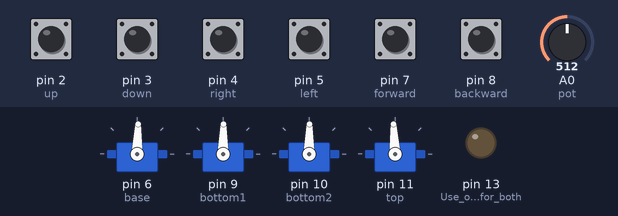
A sketch run on a simulated Arduino Uno, built with avr-gcc and run on an emulated ATmega328P. Parts: 4 × servo, output pins drawn as LEDs (lit = HIGH). Dashed ring = blinking. The test bench sets the inputs (shaded band); at power-on: pin 2 (up), pin 3 (down), pin 4 (right), pin 5 (left), pin 7 (forward), pin 8 (backward) HIGH, A0 (pot) = 512.

Above: at 1.2 s.
1.3 s: pin 2 (up) pulled LOW for 0.15 s
At 1.36 s:
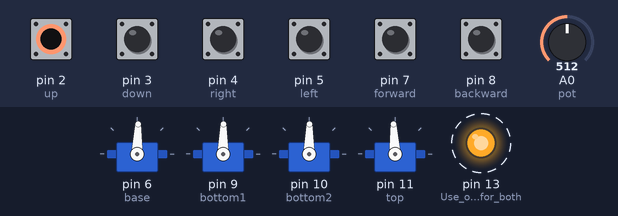
4.3 s: pin 3 (down) pulled LOW for 0.15 s
At 7.2 s:
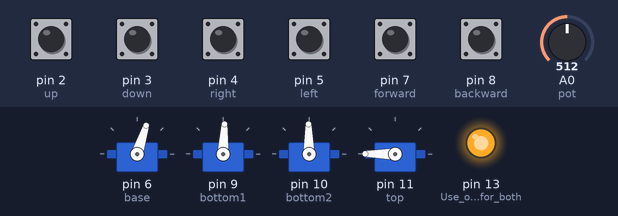
7.3 s: pin 4 (right) pulled LOW for 0.15 s
At 9.0 s:
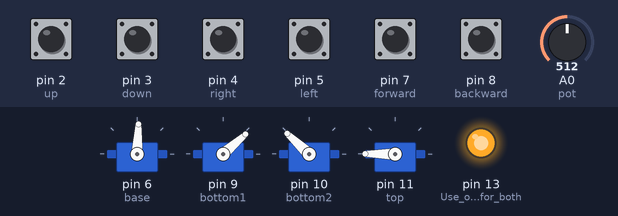
10.3 s: pin 5 (left) pulled LOW for 0.15 s
At 10.95 s:
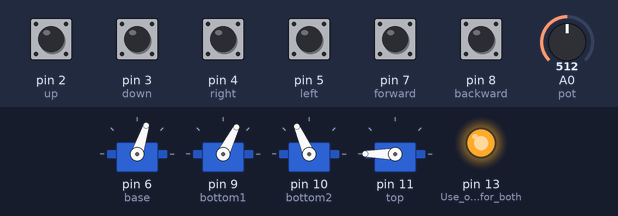
13.3 s: pin 7 (forward) pulled LOW for 0.15 s
At 15.0 s:
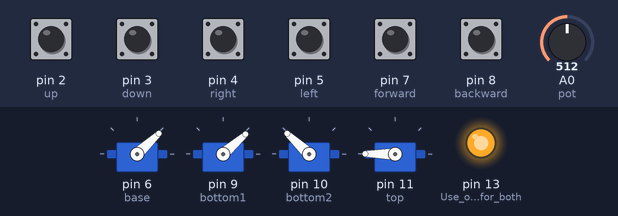
16.3 s: pin 3 (down) pulled LOW for 1 s
At 18.2 s:
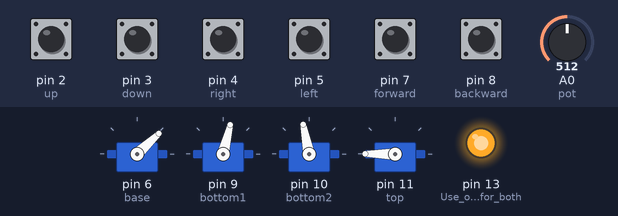
Timing chart, 0 to 19.7 s (numbered marks = the images above; inputs shaded):
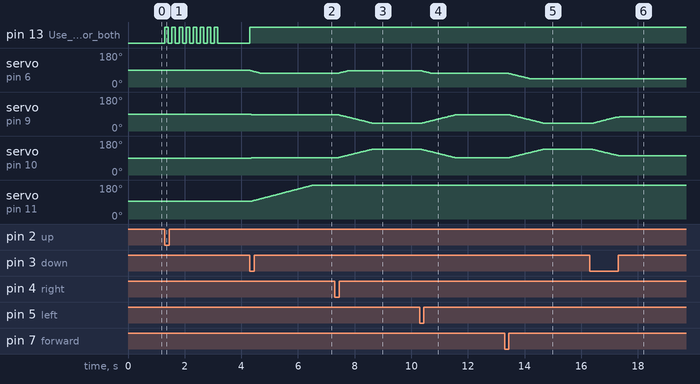

The sketch:

servo_position_angle_finder.ino
```cpp
#include <Servo.h>

// Joint offsets
double _joint2_x; double _joint2_y; double _joint2_z;
double _joint3_x; double _joint3_y; double _joint3_z;
double _end_x; double _end_y; double _end_z;
// Arm length
double _arm1length; double _arm2length; double _totalXOffset;
// Array to hold angles or position
double angleorposition[3];

// Servos
Servo base; // Pin 6
Servo bottom1; // Pin 9
Servo bottom2; // Pin 10
Servo top; // Pin 11

// Servo min, max and center positions in microseconds
// Will not be the exact for the arm being used - just for testing
int baseMin = 525; int baseMax = 2375; int baseCenter = 1450;
int bottom1Min = 510; int bottom1Max = 2409; int bottom1Center = 1459;
// bottom2 min and max are reversed because it is moving the opposite way of bottom1
int bottom2Min = 2409; int bottom2Max = 510; int bottom2Center = 1460;
int topMin = 510; int topMax = 2466; int topCenter = 1498;

// Potentiometer for move amount
int pot = A0;

// Buttons
int up = 2;
int down = 3;
int right = 4;
int left = 5;
int forward = 7;
int backward = 8;

// Alarm led - tells if goal is unable to be reached
int alarmLED = 12;
// Move led - tells that arm is being moved, and buttons will not work
int moveLED = 13;

// Current position
double current_x;
double current_y;
double current_z;

// Target position
double target_x;
double target_y;
double target_z;

// Move amount in mm
double move_amount = 1;

void setup() {
  // Set up servos
  base.attach(6);
  base.writeMicroseconds(baseCenter);
  bottom1.attach(9);
  bottom1.writeMicroseconds(bottom1Center);
  bottom2.attach(10);
  bottom2.writeMicroseconds(bottom2Center);
  top.attach(11);
  top.writeMicroseconds(topCenter);

  // Determine the current position of the arm
  int base_deg = baseMicroDeg(base.readMicroseconds());
  int bottom1_deg = bottom1MicroDeg(bottom1.readMicroseconds());
  int top_deg = topMicroDeg(top.readMicroseconds());

  // Set up buttons
  pinMode(up, INPUT_PULLUP);
  pinMode(down, INPUT_PULLUP);
  pinMode(right, INPUT_PULLUP);
  pinMode(left, INPUT_PULLUP);
  pinMode(forward, INPUT_PULLUP);
  pinMode(backward, INPUT_PULLUP);

  // Set up leds
  // pinMode(alarmLED, OUTPUT);
  // pinMode(moveLED, OUTPUT);
  pinMode(13, OUTPUT); // Use onboard LED for both alarm and move indication

  // Set the position of the arm joints
  // Will not be the exact for the arm being used - just for testing
  setJointOffsets(0,0,0, // Joint 1-2
                  36.2,0,119.2, // Joint 2-3
                  0,0,127.5); // Joint 3-end

  determinePosition(base_deg, bottom1_deg, top_deg);
  current_x = angleorposition[0];
  target_x = angleorposition[0];
  current_y = angleorposition[1];
  target_y = angleorposition[1];
  current_z = angleorposition[2];
  target_z = angleorposition[2];

  angleorposition[0] = 0;
  angleorposition[1] = 0;
  angleorposition[2] = 0;

  Serial.begin(9600);
}

void loop() {
  // Read the potentiometer value and calculate move_amount
  static int lastPotValue = -1; // Store the last potentiometer value
  int potValue = analogRead(pot);

  // Update move_amount only if the potentiometer value changes
  if (potValue != lastPotValue) {
    move_amount = (potValue / 1023.0) * (10000.0 - 0.1) + 0.1; // Map potentiometer value to move amount
    lastPotValue = potValue; // Update the last potentiometer value
  }
  // Check button presses and update target position
  if (digitalRead(up) == LOW) {
    target_z += move_amount;
  } else if (digitalRead(down) == LOW) {
    target_z -= move_amount;
  } else if (digitalRead(right) == LOW) {
    target_x += move_amount;
  } else if (digitalRead(left) == LOW) {
    target_x -= move_amount;
  } else if (digitalRead(forward) == LOW) {
    target_y += move_amount;
  } else if (digitalRead(backward) == LOW) {
    target_y -= move_amount;
  }

  // Only adjust angles if target position is changed
  if (target_x != current_x || target_y != current_y || target_z != current_z) {
    determineAngles(target_x, target_y, target_z);
    if (angleorposition[0] != 1000) {
      int baseMove = int(baseDegMicro(angleorposition[0]));
      int bottom1Move = int(bottom1DegMicro(angleorposition[1]));
      int bottom2Move = int(bottom2DegMicro(angleorposition[1]));
      int topMove = int(topDegMicro(angleorposition[2]));

      int baseDiff = baseMove - base.readMicroseconds();
      int bottom1Diff = bottom1Move - bottom1.readMicroseconds();
      int bottom2Diff = bottom2Move - bottom2.readMicroseconds();
      int topDiff = topMove - top.readMicroseconds();
      int maxDiff = max(abs(baseDiff), max(abs(bottom1Diff), abs(topDiff)));

      int baseDirection;
      int bottom1Direction;
      int bottom2Direction;
      int topDirection;
      if (baseDiff > 0) {
        baseDirection = 1;
      } else {
        baseDirection = -1;
      }
      if (bottom1Diff > 0) {
        bottom1Direction = 1;
      } else {
        bottom1Direction = -1;
      }
      if (bottom2Diff > 0) {
        bottom2Direction = 1;
      } else {
        bottom2Direction = -1;
      }
      if (topDiff > 0) {
        topDirection = 1;
      } else {
        topDirection = -1;
      }

      // digitalWrite(moveLED, HIGH);
      digitalWrite(13, HIGH); // Onboard LED on during move
      // Move the servos
      for (int i = 0; i <= maxDiff; i++) {
        // Move servos
        int baseMicros = base.readMicroseconds();
        int bottom1Micros = bottom1.readMicroseconds();
        int bottom2Micros = bottom2.readMicroseconds();
        int topMicros = top.readMicroseconds();
        if (baseMicros != baseMove) {
          base.writeMicroseconds(baseMicros + baseDirection);
        }
        if (bottom1Micros != bottom1Move) {
          bottom1.writeMicroseconds(bottom1Micros + bottom1Direction);
        }
        if (bottom2Micros != bottom2Move) {
          bottom2.writeMicroseconds(bottom2Micros + bottom2Direction);
        }
        if (topMicros != topMove) {
          top.writeMicroseconds(topMicros + topDirection);
        }

        determinePosition(baseMicroDeg(baseMicros + baseDirection), bottom1MicroDeg(bottom1Micros + bottom1Direction), topMicroDeg(topMicros + topDirection));
        current_x = angleorposition[0];
        current_y = angleorposition[1];
        current_z = angleorposition[2];
        angleorposition[0] = 0;
        angleorposition[1] = 0;
        angleorposition[2] = 0;
        delay(1);
      }
      // digitalWrite(moveLED, LOW);
      digitalWrite(13, LOW); // Onboard LED off after move
    } else {
      target_x = current_x;
      target_y = current_y;
      target_z = current_z;
      // digitalWrite(alarmLED, HIGH);
      // delay(2000);
      // digitalWrite(alarmLED, LOW);
      // Blink onboard LED for 2 seconds, every 0.25 seconds
      for (int i = 0; i < 8; i++) {
        digitalWrite(13, HIGH);
        delay(125);
        digitalWrite(13, LOW);
        delay(125);
      }
    }
  }
}

void setJointOffsets(double joint2_x, double joint2_y, double joint2_z,
                              double joint3_x, double joint3_y, double joint3_z,
                              double end_x, double end_y, double end_z) {
  // Set the offsets for each joint
  _joint2_x = joint2_x; _joint2_y = joint2_y; _joint2_z = joint2_z;
  _joint3_x = joint3_x; _joint3_y = joint3_y; _joint3_z = joint3_z;
  _end_x = end_x; _end_y = end_y; _end_z = end_z;
  _arm1length = sqrt(_sqr(_joint3_x) + _sqr(_joint3_z)); // Length of arm1
  _arm2length = sqrt(_sqr(_end_x) + _sqr(_end_z)); // Length of arm2
  _totalXOffset = _joint2_x + _joint3_x + _end_x;
}

void determineAngles(double x, double y, double z){
  double radiusXY = sqrt(_sqr(x) + _sqr(y));
  double hypotenuseXY = sqrt(_sqr(radiusXY - x) + _sqr(y));
  double baseAngle = _lawOfCosines(hypotenuseXY, radiusXY, radiusXY);
  double extendedBaseLength = sqrt(_sqr(radiusXY) + _sqr(_totalXOffset));
  double extendedBaseAngle = asin(_totalXOffset / extendedBaseLength) * (180.0 / M_PI);

  double baseToEffector = sqrt(_sqr(radiusXY) + _sqr(z));
  double angleA = _lawOfCosines(_arm1length, baseToEffector, _arm2length);
  double angleB = _lawOfCosines(_arm2length, _arm1length, baseToEffector);
  double angleC = 180 - (angleA + angleB);

  double joint_1 = baseAngle + extendedBaseAngle;
  double joint_2 = 180 - (atan2(z, radiusXY) * (180.0 / M_PI) + angleB);
  double joint_3 = 180 - angleC;

  if (joint_1 > 180 || joint_1 < 0 ||
      joint_2 > 180 || joint_2 < 0 ||
      joint_3 > 180 || joint_3 < 0) {
    angleorposition[0] = 1000;
    angleorposition[1] = 1000;
    angleorposition[2] = 1000;
  } else {
    angleorposition[0] = joint_1;
    angleorposition[1] = joint_2;
    angleorposition[2] = joint_3;
  }
}

void determinePosition(double joint_1, double joint_2, double joint_3){
  double joint_3_rad = joint_3 * (M_PI / 180.0);
  double hypotenuseXZ = sqrt(_sqr(_arm1length) + _sqr(_arm2length) - (2*_arm1length*_arm2length*cos(joint_3_rad)));
  double baseAngle = _lawOfCosines(_arm1length, hypotenuseXZ, _arm2length);
  double outerAngle = (180 - (baseAngle + joint_2)) * (M_PI / 180.0);
  double radiusXY = hypotenuseXZ * sin(outerAngle);
  double z = hypotenuseXZ * cos(outerAngle);

  double extendedBaseLength = sqrt(_sqr(_totalXOffset) + _sqr(radiusXY));
  double extendedBaseAngle = asin(_totalXOffset / extendedBaseLength) * (180.0 / M_PI);
  joint_1 = joint_1 - extendedBaseAngle;
  double joint_1_rad = joint_1 * (M_PI / 180.0);
  double x = radiusXY * cos(joint_1_rad);
  double y = radiusXY * sin(joint_1_rad);

  x = x + _totalXOffset;
  z = z + _joint2_z;

  angleorposition[0] = x;
  angleorposition[1] = y;
  angleorposition[2] = z;
}

double _lawOfCosines(double a, double b, double c){
  double base = (_sqr(a) + _sqr(b) - _sqr(c)) / (2*a*b);
  if (base > 1.0) {
    base = 1.0;
  } else if (base < -1.0) {
    base = -1.0;
  }
  double angle = acos(base);
  double angleDegrees = angle * (180.0 / M_PI);
  return angleDegrees;
}

double _sqr(double num){
  return num*num;
}

// Turn microseconds into degrees
int baseMicroDeg(int micro){
  return map(micro, baseMin, baseMax, 0, 180);
}
int bottom1MicroDeg(int micro){
  return map(micro, bottom1Min, bottom1Max, 0, 180);
}
// Don't need to map bottom2 as it is the same as bottom1
int topMicroDeg(int micro){
  return map(micro, topMin, topMax, 0, 180);
}

// Turn degrees into microseconds
int baseDegMicro(int deg){
  return map(deg, 0, 180, baseMin, baseMax);
}
int bottom1DegMicro(int deg){
  return map(deg, 0, 180, bottom1Min, bottom1Max);
}
int bottom2DegMicro(int deg){
  return map(deg, 0, 180, bottom2Min, bottom2Max);
}
int topDegMicro(int deg){
  return map(deg, 0, 180, topMin, topMax);
}

void testKinematics() {
  // Example test positions (x, y, z)
  Serial.println(current_x);
  Serial.println(current_y);
  Serial.println(current_z);
  double testPositions[][3] = {
    {current_x, current_y, current_z - 30},
    {current_x, current_y + 10, current_z - 30},
    {current_x - 20, current_y + 10, current_z - 60},
    {current_x - 50, current_y - 30, current_z - 60}
  };
  int numTests = sizeof(testPositions) / sizeof(testPositions[0]);

  Serial.println("Testing Forward and Inverse Kinematics:");
  for (int i = 0; i < numTests; i++) {
    double x = testPositions[i][0];
    double y = testPositions[i][1];
    double z = testPositions[i][2];

    // Inverse kinematics: position -> angles
    determineAngles(x, y, z);
    double joint_1 = angleorposition[0];
    double joint_2 = angleorposition[1];
    double joint_3 = angleorposition[2];

    Serial.print("Target (x,y,z): ");
    Serial.print(x); Serial.print(", ");
    Serial.print(y); Serial.print(", ");
    Serial.print(z);

    if (joint_1 == 1000 || joint_2 == 1000 || joint_3 == 1000) {
      Serial.println(" -> Out of reach");
      continue;
    }

    Serial.print(" | Angles: ");
    Serial.print(joint_1, 2); Serial.print(", ");
    Serial.print(joint_2, 2); Serial.print(", ");
    Serial.print(joint_3, 2);

    // Forward kinematics: angles -> position
    determinePosition(joint_1, joint_2, joint_3);
    double fx = angleorposition[0];
    double fy = angleorposition[1];
    double fz = angleorposition[2];

    Serial.print(" | FK (x,y,z): ");
    Serial.print(fx, 2); Serial.print(", ");
    Serial.print(fy, 2); Serial.print(", ");
    Serial.print(fz, 2);

    Serial.println();
  }
  delay(2000); // Wait before next test cycle
}
```

Measured:
- after the input at 1.3 s, pin 13 (Use_onboard_LED_for_both): alternates HIGH for 0.13 s and LOW for 0.13 s, 16 changes in all, then stays LOW, starting at once
- after the input at 4.3 s, pin 13 (Use_onboard_LED_for_both): LOW → HIGH at once; servo on pin 6 (base): moves from 88° to 72° over 0.39 s, starting at once; servo on pin 9 (bottom1): 89° → 87° at once; servo on pin 10 (bottom2): 89° → 91° at once; servo on pin 11 (top): moves from 93° to 180° over 2.2 s, starting after 0.05 s
- after the input at 7.3 s, servo on pin 6 (base): moves from 72° to 87° over 0.38 s, starting after 0.11 s; servo on pin 9 (bottom1): moves from 87° to 41° over 1.2 s, starting after 0.11 s; servo on pin 10 (bottom2): moves from 91° to 137° over 1.2 s, starting after 0.11 s
- after the input at 10.3 s, servo on pin 6 (base): moves from 87° to 72° over 0.38 s, starting at once; servo on pin 9 (bottom1): moves from 41° to 87° over 1.2 s, starting after 0.06 s; servo on pin 10 (bottom2): moves from 137° to 91° over 1.2 s, starting at once
- after the input at 13.3 s, servo on pin 6 (base): moves from 72° to 43° over 0.77 s, starting after 0.14 s; servo on pin 9 (bottom1): moves from 87° to 41° over 1.2 s, starting after 0.14 s; servo on pin 10 (bottom2): moves from 91° to 137° over 1.2 s, starting after 0.14 s
- after the input at 16.3 s, servo on pin 9 (bottom1): moves from 41° to 76° over 0.96 s, starting after 0.11 s; servo on pin 10 (bottom2): moves from 137° to 101° over 0.99 s, starting after 0.08 s
